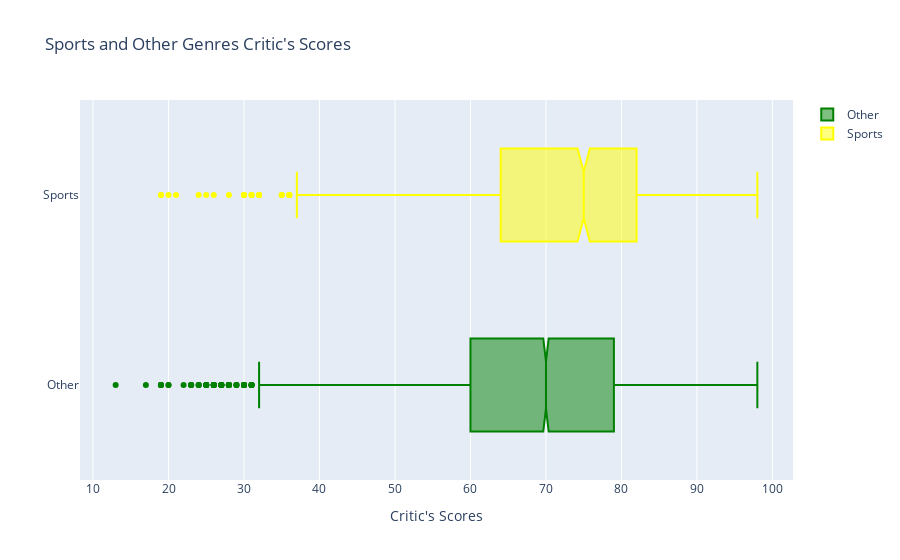

Notebook source saved alongside this figure:
### Code cell
# visualisation of appropriate scores
fig = go.Figure()
fig.add_trace(go.Box(x=df_nonsports, notched= True, name= 'Other',marker_color='green'))
fig.add_trace(go.Box(x=df_sports, notched= True, name= 'Sports',marker_color='yellow'))
fig.update_layout(title="Sports and Other Genres Critic's Scores", xaxis_title="Critic's Scores")
fig.show()

### Figure 1 — Plotly figure (JSON) as saved in the notebook; plotly's stock layout.template omitted (floating-point values rounded to 4 significant figures; data arrays with more than 128 entries replaced by an {"elided": "..."} marker saying what was removed)
{"data": [{"marker": {"color": "green"}, "name": "Other", "notched": true, "type": "box", "x": {"elided": "6943 int values"}}, {"marker": {"color": "yellow"}, "name": "Sports", "notched": true, "type": "box", "x": {"elided": "1194 int values"}}], "layout": {"title": {"text": "Sports and Other Genres Critic's Scores"}, "xaxis": {"title": {"text": "Critic's Scores"}}}}
